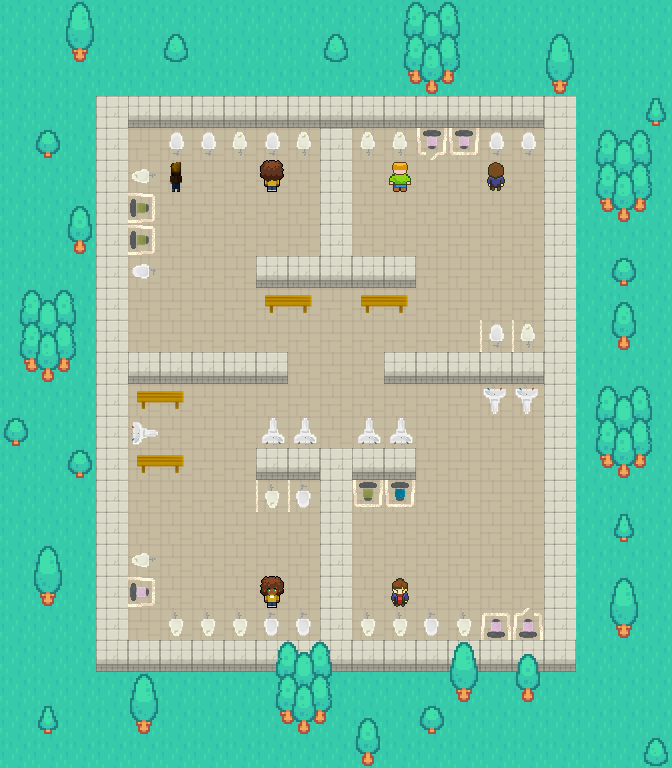

A 2D game scene composited from a Tiled map and its tileset images. What follows is a short description and the map's XML, with each tile layer's data collapsed to a summary:
An orthogonal 21x24 tile map with 32x32 px tiles, 4 tile layers (Background, Walls, Object pictures, Decoration), 10 tilesets and 58 objects (28x obstacle, 21x toilet_wrong, 6x npc_wide, 2x toilet_correct, spawnpoint).

<map version="1.10" tiledversion="1.11.2" orientation="orthogonal" renderorder="right-down" width="21" height="24" tilewidth="32" tileheight="32" infinite="0" nextlayerid="7" nextobjectid="235">
 <tileset firstgid="1" source="walls.tsx" />
 <tileset firstgid="7" source="floor.tsx" />
 <tileset firstgid="10" source="outer.tsx" />
 <tileset firstgid="64" source="toilets_objects.tsx" />
 <tileset firstgid="73" source="brown_npc.tsx" />
 <tileset firstgid="77" source="businessman_npc.tsx" />
 <tileset firstgid="81" source="green_npc.tsx" />
 <tileset firstgid="85" source="restroom_assets.tsx" />
 <tileset firstgid="89" source="julia_npc.tsx" />
 <tileset firstgid="93" source="roadmap_assets.tsx" />
 <layer id="6" name="Background" width="21" height="24">
  <data>[504 cells, 504 non-empty, 2 distinct tile ids]</data>
 </layer>
 <layer id="5" name="Walls" width="21" height="24">
  <data>[504 cells, 91 non-empty, 2 distinct tile ids]</data>
 </layer>
 <layer id="4" name="Object pictures" width="21" height="24">
  <data>[504 cells, 49 non-empty, 9 distinct tile ids]</data>
 </layer>
 <layer id="1" name="Decoration" width="21" height="24">
  <data>[504 cells, 86 non-empty, 23 distinct tile ids]</data>
 </layer>
 <objectgroup id="2" name="Objects">
  <object id="88" name="Wall" type="obstacle" x="96" y="640" width="480" height="32" />
  <object id="103" name="Wrong" type="toilet_wrong" x="352" y="608" width="32" height="32" />
  <object id="108" name="NPC" type="npc_wide" x="480" y="160" width="32" height="32" />
  <object id="171" name="Bench" type="obstacle" x="137" y="391" width="46.4709" height="11.4331" />
  <object id="173" name="Sink" type="obstacle" x="129.25" y="423.25" width="28.5" height="19.264" />
  <object id="177" name="Wall" type="obstacle" x="96" y="96" width="480" height="32" />
  <object id="178" name="Wall" type="obstacle" x="96" y="128" width="32" height="512" />
  <object id="179" name="Wall" type="obstacle" x="544" y="128" width="32" height="512" />
  <object id="180" name="Wall" type="obstacle" x="384" y="352" width="160" height="32" />
  <object id="181" name="Wall" type="obstacle" x="128" y="352" width="160" height="32" />
  <object id="182" name="Wall" type="obstacle" x="320" y="448" width="32" height="192" />
  <object id="183" name="Wall" type="obstacle" x="320" y="128" width="32" height="160" />
  <object id="184" name="Wall" type="obstacle" x="352" y="256" width="64" height="32" />
  <object id="185" name="Wall" type="obstacle" x="256" y="256" width="64" height="32" />
  <object id="186" name="Wall" type="obstacle" x="352" y="448" width="64" height="32" />
  <object id="187" name="Wall" type="obstacle" x="256" y="448" width="64" height="32" />
  <object id="188" name="Toilets" type="obstacle" x="480" y="608" width="64" height="32" />
  <object id="189" name="Toilets" type="obstacle" x="352" y="480" width="64" height="32" />
  <object id="192" name="Toilets" type="obstacle" x="384" y="128" width="128" height="32" />
  <object id="193" name="Toilets" type="obstacle" x="128" y="192" width="32" height="64" />
  <object id="195" name="Correct" type="toilet_correct" x="384" y="608" width="32" height="32" />
  <object id="196" name="Wrong" type="toilet_wrong" x="416" y="608" width="32" height="32" />
  <object id="197" name="Wrong" type="toilet_wrong" x="448" y="608" width="32" height="32" />
  <object id="198" name="Wrong" type="toilet_wrong" x="288" y="608" width="32" height="32" />
  <object id="199" name="Wrong" type="toilet_wrong" x="256" y="608" width="32" height="32" />
  <object id="200" name="Wrong" type="toilet_wrong" x="256" y="480" width="32" height="32" />
  <object id="201" name="Wrong" type="toilet_wrong" x="192" y="608" width="32" height="32" />
  <object id="202" name="Wrong" type="toilet_wrong" x="160" y="608" width="32" height="32" />
  <object id="203" name="Wrong" type="toilet_wrong" x="128" y="544" width="32" height="32" />
  <object id="204" name="Wrong" type="toilet_wrong" x="288" y="128" width="32" height="32" />
  <object id="205" name="Wrong" type="toilet_wrong" x="256" y="128" width="32" height="32" />
  <object id="206" name="Wrong" type="toilet_wrong" x="224" y="128" width="32" height="32" />
  <object id="207" name="Wrong" type="toilet_wrong" x="192" y="128" width="32" height="32" />
  <object id="208" name="Wrong" type="toilet_wrong" x="160" y="128" width="32" height="32" />
  <object id="210" name="Wrong" type="toilet_wrong" x="352" y="128" width="32" height="32" />
  <object id="211" name="Wrong" type="toilet_wrong" x="512" y="128" width="32" height="32" />
  <object id="212" name="Wrong" type="toilet_wrong" x="128" y="160" width="32" height="32" />
  <object id="213" name="Wrong" type="toilet_wrong" x="128" y="256" width="32" height="32" />
  <object id="214" name="Toilets" type="obstacle" x="128" y="576" width="32" height="32" />
  <object id="215" name="Correct" type="toilet_correct" x="288" y="480" width="32" height="32" />
  <object id="216" name="Wrong" type="toilet_wrong" x="224" y="608" width="32" height="32" />
  <object id="217" name="Wrong" type="toilet_wrong" x="480" y="320" width="32" height="32" />
  <object id="219" name="Wrong" type="toilet_wrong" x="512" y="320" width="32" height="32" />
  <object id="220" name="NPC" type="npc_wide" x="384" y="160" width="32" height="32" />
  <object id="221" name="NPC" type="npc_wide" x="256" y="160" width="32" height="32" />
  <object id="222" name="NPC" type="npc_wide" x="160" y="160" width="32" height="32" />
  <object id="223" name="NPC" type="npc_wide" x="384" y="576" width="32" height="32" />
  <object id="225" name="NPC" type="npc_wide" x="256" y="576" width="32" height="32" />
  <object id="226" name="Bench" type="obstacle" x="137" y="455" width="46.4709" height="11.4331" />
  <object id="227" name="Sink" type="obstacle" x="516.545" y="388" width="22.25" height="24.264" />
  <object id="228" name="Sink" type="obstacle" x="484.545" y="388" width="22.25" height="24.264" />
  <object id="229" name="Bench" type="obstacle" x="265" y="294.75" width="46.4709" height="11.4331" />
  <object id="230" name="Bench" type="obstacle" x="361" y="294.75" width="46.4709" height="11.4331" />
  <object id="231" name="Sink" type="obstacle" x="357.75" y="418.25" width="22.25" height="24.264" />
  <object id="232" name="Sink" type="obstacle" x="389.75" y="418.25" width="22.25" height="24.264" />
  <object id="233" name="Sink" type="obstacle" x="261.75" y="418.25" width="22.25" height="24.264" />
  <object id="234" name="Sink" type="obstacle" x="293.75" y="418.25" width="22.25" height="24.264" />
 </objectgroup>
 <objectgroup id="3" name="Spawnpoint">
  <object id="36" name="Spawnpoint" type="spawnpoint" x="320" y="352" width="32" height="32" />
 </objectgroup>
</map>
